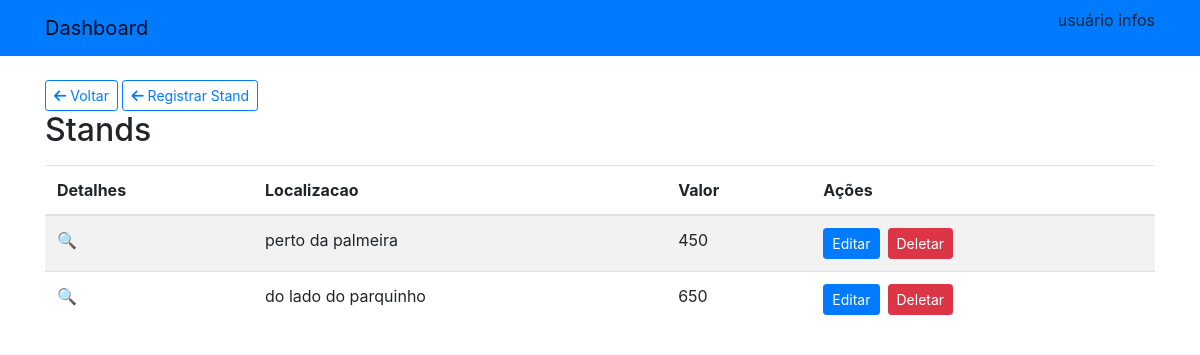
The app's page /stands/stands/, older data.
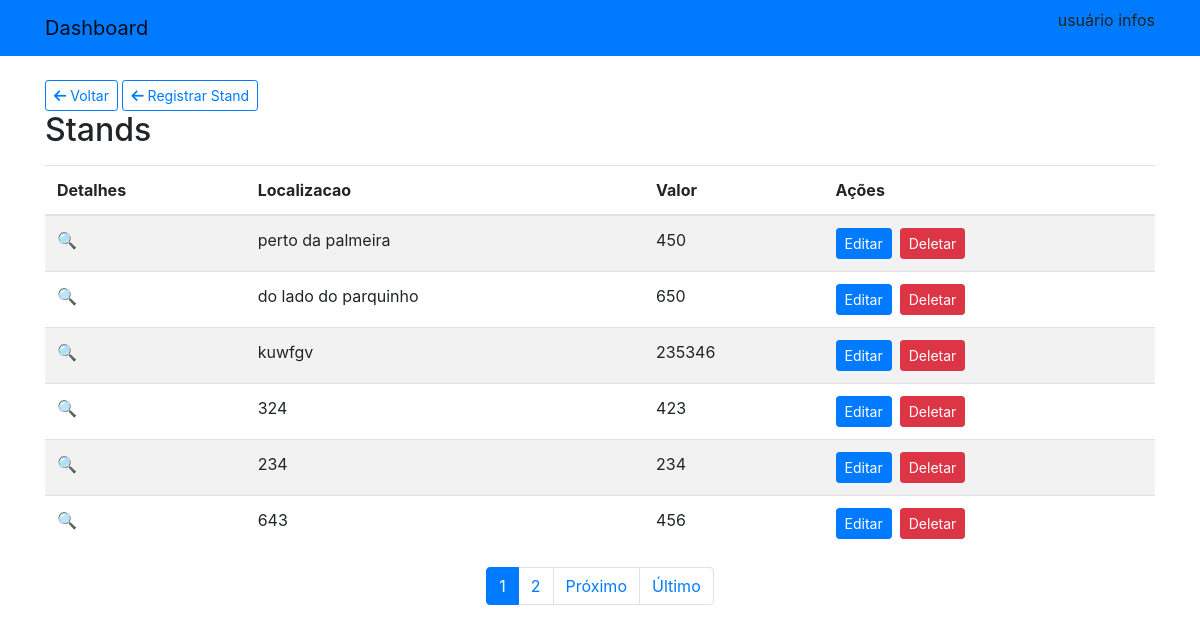
The same page, newer data.
### stands/models.py (models this page shows, shortened)
class Stand(models.Model):
    localizacao = models.CharField(max_length=160)
    cumprimento = models.IntegerField()
    largura = models.IntegerField()
    valor = models.IntegerField()
    imagem = models.ImageField(upload_to='media')

### stands/views.py (the view)
# urls.py: path('stands/', StandListView.as_view(), name='stands'),
class StandListView(ListView):
    model = Stand
    paginate_by = 6
    template_name = 'standlist.html'

### stands/templates/standlist.html (shortened to what this page needs)
{% extends 'base.html' %}
{% load bootstrap4 %}
{% block content %}
<div class="container mt-4">
    <a class="btn btn-outline-primary btn-sm" href="{% url 'home' %}">
        <i class="fas fa-arrow-left"></i> Voltar
    </a>
    <a class="btn btn-outline-primary btn-sm" href="{% url 'cria_stand' %}">
        <i class="fas fa-arrow-left"></i> Registrar Stand
    </a>
    <h2>Stands</h2>
    <table class="table table-striped mt-3">
        <thead class="thead-primary">
            <tr>
                <th>Detalhes</th>
                <th>Localizacao</th>
                <th>Valor</th>
                <th>Ações</th>
            </tr>
        </thead>
        <tbody>
            {% for item in object_list %}
            <tr>
                <td>
                    <a href="{% url 'stands_detail' item.pk %}">
                      &#128269;
                    </a>
                </td>
                <td>{{ item.localizacao }}</td>
                <td>{{ item.valor }}</td>
                <td>
                    <div class="d-flex align-items-center">
                        <a href="{% url 'update_stand' item.pk %}" class="btn btn-primary btn-sm mr-2">
                            Editar
                        </a>
                        <a href="{% url 'delete_stand' item.pk %}" class="btn btn-danger btn-sm">
                            Deletar
                    </a>
                    </div>
                </td>
            </tr>
            {% endfor %}
        </tbody>
    </table>
    <div class="row">
        <div class="col-lg-12">
            {% if page_obj.has_other_pages %}
                <nav>
                    <ul class="pagination justify-content-center">
                        {% for page_number in page_obj.paginator.page_range %}
                            {% if page_number <= page_obj.number|add:3 and page_number >= page_obj.number|add:-3 %}
                                {% if page_obj.number == page_number %}
                                    <li class="page-item active">
                                        <a class="page-link" href="?page={{ page_number }}">
                                            {{ page_number }}
                                        </a>
                                    </li>
                                {% else %}
                                    <li class="page-item">
                                        <a class="page-link" href="?page={{ page_number }}">
                                            {{ page_number }}
                                        </a>
                                    </li>
                                {% endif %}
                            {% endif %}
                        {% endfor %}
                        {% if page_obj.has_next %}
                            <li class="page-item">
                                <a class="page-link" href="?page={{ page_obj.next_page_number }}">
                                    Próximo
                                </a>
                            </li>
                            <li class="page-item">
                                <a class="page-link" href="?page={{ page_obj.paginator.num_pages }}">
                                    Último
                                </a>
                            </li>
                        {% endif %}
                    </ul>
                </nav>
            {% endif %}
        </div>
    </div>
</div>
{% endblock %}

Row changes from the older to the newer data that the page shows:
added Stand: localizacao "kuwfgv", valor "235346"
added Stand: localizacao "324", valor "423"
added Stand: localizacao "234", valor "234"
added Stand: localizacao "643", valor "456"
Text that changed along with them:
new list line: "1"
new list line: "2"
text now shown: "Próximo Último"
